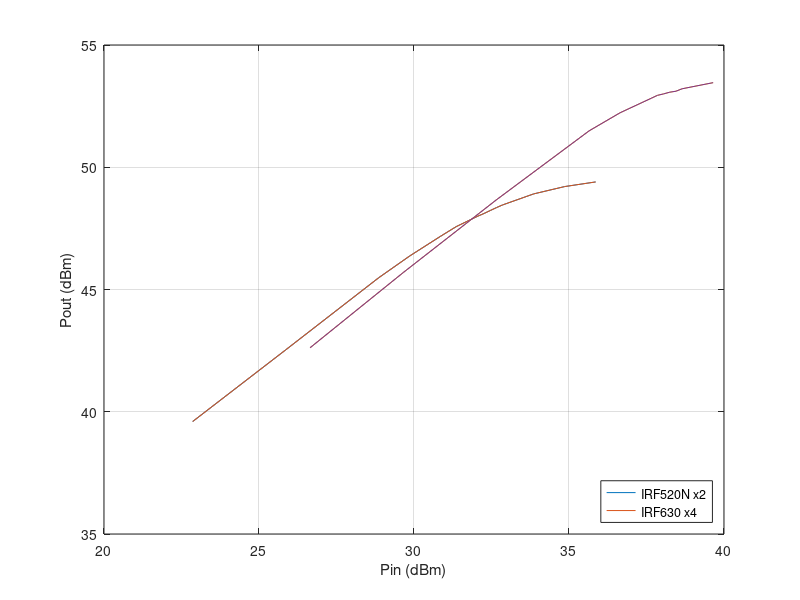
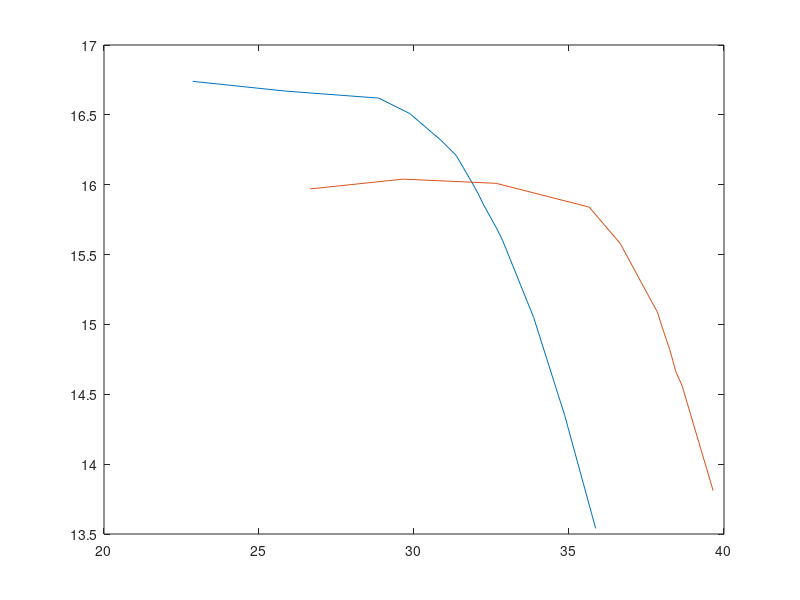

Here is the MATLAB script that generated these plots, in order: (Note: this script raises an error after producing the figures.)
% while changing Pin_dBm_gen from function generator, measure rms Vout and
% the peak of the FFT of Vout (in dBm)

attenuator_gain_dB=30.21;
%% ss gain of cascades
% irf520n followed by irf630 (no attenuator in between):
% Pin=10dBm, Vout_rms=30.573, Pout=42.717dBm, gain=32.717dB
% irf520n followed by irf630 (6dB attenuator in between)
% Pin=10dBm, Vout_rms=15.290, Pout=36.698dBm, gain=32.698dB
% irf630 followed by irf520n (no attenuator in between):
% Pin=7dBm, Vout_rms=21.495, Pout=39.657dBm, gain=32.657dB
% irf630 followed by irf520n (6dB attenuator in between)
% Pin=7dBm, Vout_rms=10.742, Pout=33.632dBm, gain=32.632dB

% irf520n.ssgain_dB=16.65;
% irf520n.ssgain_dB=16.5;
irf520n.ssgain_dB=16.65;
irf520n.Pgen_dBm=[      7,      10,     13,     14,     15,     15.5,   16.0,   16.2,   16.4,   16.6,   16.8,   17.0,   18.0,   19.0,   20.0];
irf520n.Vout_rms=[  	0.6640, 0.9259, 1.3023, 1.4425, 1.5862, 1.6560, 1.7229, 1.7468, 1.7727, 1.7980, 1.8233, 1.8458, 1.9517, 2.0249, 2.0783];
irf520n.Pout_fund_dBm=[ 9.39,   12.32,  15.27,  16.16,  16.97,  17.36,  17.67,  17.79,  17.90,  18.02,  18.14,  18.25,  18.70,  19.00,  19.19];

% irf630.ssgain_dB=16.21;
% irf630.ssgain_dB=16.1;
irf630.ssgain_dB=15.86;
irf630.Pgen_dBm= [      10,     13,     16,     19,     20,     21,     21.2,   21.4,   21.6,   21.8,   22.0,   23.0];
irf630.Vout_rms= [  	0.9365, 1.3351, 1.8757, 2.5979, 2.8392, 3.0456, 3.0787, 3.1095, 3.1368, 3.1625, 3.1869, 3.2901];
irf630.Pout_fund_dBm= [ 12.41,  15.48,  18.45,  21.28,  22.02,  22.61,  22.73,  22.79,  22.86,  22.90,  23.0,   23.25];

% correct Pin_dBm for the external gain (the other amp)
irf520n.Pin_dBm=irf520n.Pgen_dBm+irf630.ssgain_dB;
irf630.Pin_dBm=irf630.Pgen_dBm+irf520n.ssgain_dB;

% correct output for attenuator gain
% irf520n.Vout_rms=irf520n.Vout_rms*10^(attenuator_gain_dB/20);
% irf520n.Pout_fund_dBm=irf520n.Pout_fund_dBm+attenuator_gain_dB;
% irf630.Vout_rms=irf630.Vout_rms*10^(attenuator_gain_dB/20);
% irf630.Pout_fund_dBm=irf630.Pout_fund_dBm+attenuator_gain_dB;

amp=irf520n;
% correct output for attenuator gain
amp.Vout_rms=amp.Vout_rms*10^(attenuator_gain_dB/20);
amp.Pout_fund_dBm=amp.Pout_fund_dBm+attenuator_gain_dB;
% convert Vout_rms to dBm
amp.Pout_dBm=10*log10(amp.Vout_rms.^2/50*1000);
% substitute fundamental Pout for total Pout
amp.Pout_dBm=amp.Pout_fund_dBm;

amp.gain_dB=amp.Pout_dBm-amp.Pin_dBm;
amp.Pout_dBm_ref=amp.Pin_dBm+amp.ssgain_dB;
amp.gain_P1dB_intercept=amp.gain_dB(2)-1;
amp.OP1dB=interp1(amp.gain_dB,amp.Pout_dBm,amp.gain_P1dB_intercept);
amp.IP1dB=interp1(amp.gain_dB,amp.Pin_dBm,amp.gain_P1dB_intercept);
irf520n=amp;

amp=irf630;
% correct output for attenuator gain
amp.Vout_rms=amp.Vout_rms*10^(attenuator_gain_dB/20);
amp.Pout_fund_dBm=amp.Pout_fund_dBm+attenuator_gain_dB;
% convert Vout_rms to dBm
amp.Pout_dBm=10*log10(amp.Vout_rms.^2/50*1000);
% substitute fundamental Pout for total Pout
amp.Pout_dBm=amp.Pout_fund_dBm;

amp.gain_dB=amp.Pout_dBm-amp.Pin_dBm;
amp.Pout_dBm_ref=amp.Pin_dBm+amp.ssgain_dB;
amp.gain_P1dB_intercept=amp.gain_dB(2)-1;
amp.OP1dB=interp1(amp.gain_dB,amp.Pout_dBm,amp.gain_P1dB_intercept);
amp.IP1dB=interp1(amp.gain_dB,amp.Pin_dBm,amp.gain_P1dB_intercept);
irf630=amp;

h1=figure(1); clf; 
ha1=plot(irf520n.Pin_dBm,irf520n.Pout_dBm,irf520n.Pin_dBm,irf520n.Pout_fund_dBm,irf630.Pin_dBm,irf630.Pout_dBm,irf630.Pin_dBm,irf630.Pout_fund_dBm);

xlabel('Pin (dBm)')
ylabel('Pout (dBm)')
legend('IRF520N x2','IRF630 x4','Location','SouthEast')
% xlim([0.1 20]);
% ylim([-10 20]);
grid on;

h2=figure(2); clf; 
ha2=plot(irf520n.Pin_dBm,irf520n.gain_dB,irf630.Pin_dBm,irf630.gain_dB);
xlims=h2.Children.XLim;
hold on;
refline1=plot(xlims,(irf520n.gain_dB(2)-1)*[1 1],'Color',ha2(1).Color,'LineStyle','--');
refline2=plot(xlims,(irf630.gain_dB(2)-1)*[1 1],'Color',ha2(2).Color,'LineStyle','--');
hold off;
xlabel('Pin (dBm)')
ylabel('Gain (dB)')
legend('S1 - IRF520N x2','S2 - IRF630 x4','Location','NorthEast')
% xlim([0.1 20]);
% ylim([-10 20]);

h3=figure(3); clf; 
ha3=plot(irf520n.Pout_dBm,irf520n.gain_dB,irf630.Pout_dBm,irf630.gain_dB,'LineWidth',2);
xlim([38 56]);
xlims=h3.Children.XLim;
hold on;
refline1=plot(xlims,(irf520n.gain_P1dB_intercept)*[1 1],'Color',ha3(1).Color,'LineStyle','--','LineWidth',2);
mark1=scatter(irf520n.OP1dB,irf520n.gain_P1dB_intercept,200,'x','MarkerEdgeColor','red','LineWidth',1.5);
refline2=plot(xlims,(irf630.gain_P1dB_intercept)*[1 1],'Color',ha3(2).Color,'LineStyle','--','LineWidth',2);
mark2=scatter(irf630.OP1dB,irf630.gain_P1dB_intercept,200,'x','MarkerEdgeColor','red','LineWidth',1.5);
hold off;

th1=text(irf520n.OP1dB-0.5,irf520n.gain_P1dB_intercept-0.17,sprintf('OP1dB=%.2f W',10^(irf520n.OP1dB/10-3)));
th1.HorizontalAlignment='right';
th1.BackgroundColor='w';
th1.EdgeColor=ha3(1).Color;
th2=text(irf630.OP1dB-0.5,irf630.gain_P1dB_intercept-0.17,sprintf('OP1dB=%.2f W',10^(irf630.OP1dB/10-3)));
th2.HorizontalAlignment='right';
th2.BackgroundColor='w';
th2.EdgeColor=ha3(2).Color;
xlabel('Pout (dBm)')
ylabel('Gain (dB)')
legend('S1 - IRF520N x2','S2 - IRF630 x4','Location','NorthEast')

% xlim([0.1 20]);
% ylim([-10 20]);
grid on;

return;
print(h3,'OP1dB_fundamental_plot.png','-dpng','-r300');